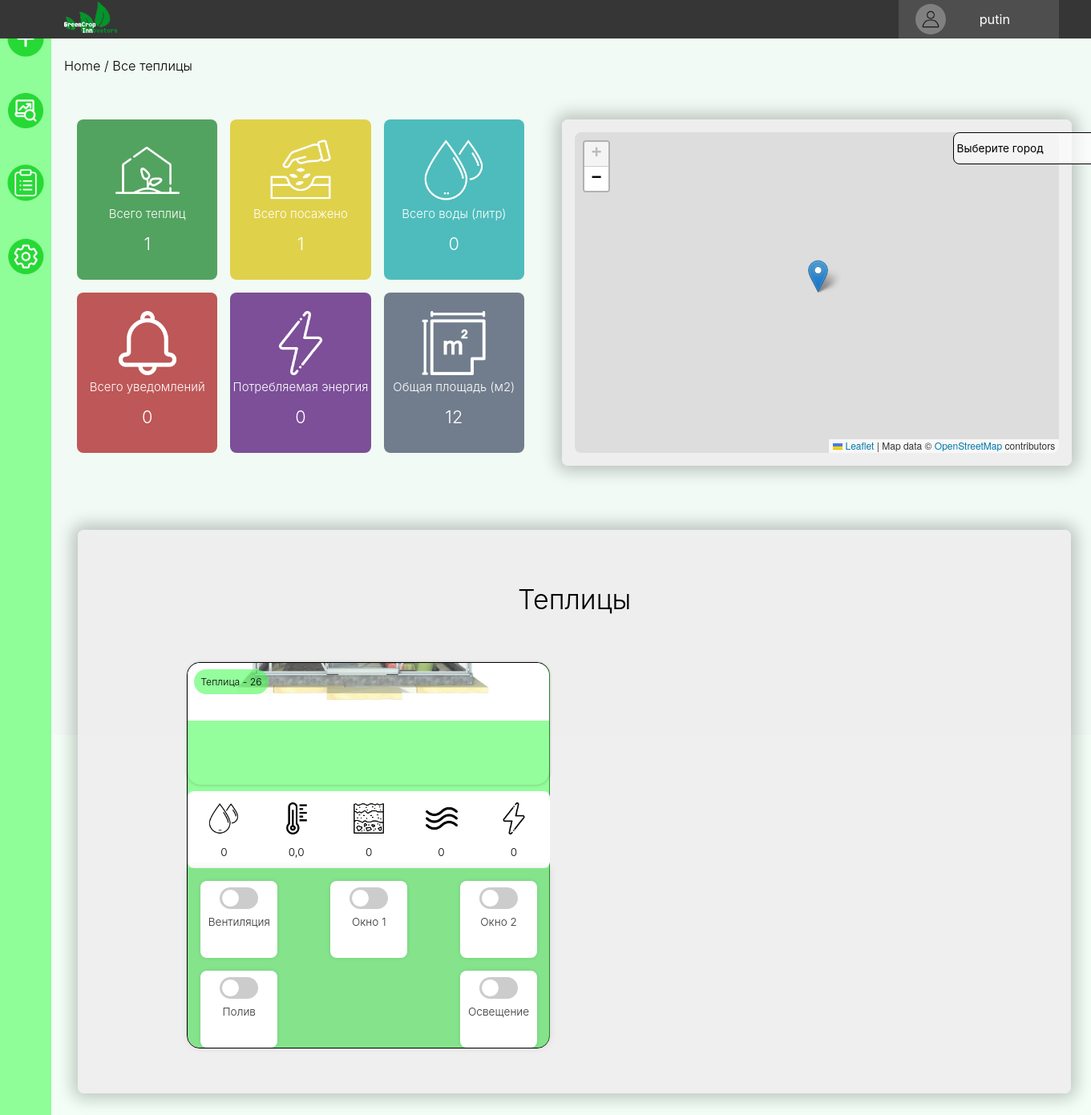
/monitoring/all_gr_hs/ (signed in), run on the app's committed database.
### greenhouse_page/models.py (models this page shows, shortened)
class Greenhouse(models.Model):
    user = models.ForeignKey(User, on_delete=models.CASCADE)
    imei = models.CharField(max_length=100)
    location = models.CharField(max_length=200)
    latitude = models.DecimalField(max_digits=9, decimal_places=6)
    longitude = models.DecimalField(max_digits=9, decimal_places=6)
    area = models.IntegerField(null=True, blank=True)
    sowing = models.BooleanField(null=True, blank=True)

class Registry(models.Model):
    greenhouse = models.ForeignKey(Greenhouse, on_delete=models.CASCADE)
    datetime = models.DateTimeField()
    water = models.IntegerField()
    temp1 = models.IntegerField()
    temp2 = models.IntegerField()
    temp3 = models.IntegerField()
    soil_moisture = models.IntegerField()
    air_humidity = models.IntegerField()
    energy_usage = models.IntegerField(null = True, blank=True)

### greenhouse_page/views.py (the view)
# urls.py: path('all_gr_hs/', all_gr_hs, name='all_gr_hs'),
@login_required
def all_gr_hs(request):
    user = request.user
    gr_hs = Greenhouse.objects.filter(user=user)
    greenhouses = []
    all_water = 0
    all_energy = 0
    all_alerts_count = 0
    all_area = sum([gr.area for gr in gr_hs])
    for gr in gr_hs:
        gr_hs_reg = Registry.objects.filter(greenhouse=gr).order_by('-datetime')
        if gr_hs_reg.exists():
            latest_reg = gr_hs_reg.first()
            all_water += latest_reg.water
            all_energy += getattr(latest_reg, 'energy_usage', 0)
            avg_temperature = (latest_reg.temp1 + latest_reg.temp2 + latest_reg.temp3) / 3
            controls = GreenhouseControl.objects.get(greenhouse=gr)
            greenhouses.append({'greenhouse_info': gr,
                                'register': latest_reg,
                                'controls': controls,
                                'avg_temperature': avg_temperature})
        all_alerts_count += Alerts_gr.objects.filter(greenhouse=gr).count()
    all_gr = len(gr_hs)
    all_sowing = len([hs for hs in gr_hs if hs.sowing])  # Проверка на True или None
    title = 'Профиль'
    patch = 'Home / Все теплицы'
    context = {
        'greenhouses': greenhouses,
        'all_gr': all_gr,
        'all_sowing': all_sowing,
        'all_water': all_water,
        'all_alerts_count': all_alerts_count,
        'all_energy': all_energy,
        'all_area': all_area,
        'title': title,
        'user': user,
        'patch': patch
    }
    return render(request, 'all_gr_hs.html', context=context)

### greenhouse_page/templates/all_gr_hs.html (shortened to what this page needs)
{% extends 'base.html' %}
{% load static %}
{% block content %}
<head>
    <link rel="stylesheet" href="{% static 'css/all_gr_hs_css.css' %}">
    <link rel="stylesheet" href="https://unpkg.com/leaflet@1.7.1/dist/leaflet.css"/>
</head>
<div class="patch">
    <p>{{ patch }}</p>
</div>
<div class="content">
    <div class="block1_widgets_map">
        <div class="block_widgets">
            <div class="total_grhs">
                <img src="{% static 'images/greenhouse.png' %}" alt="">
                <p>Всего теплиц</p>
                <p style="font-size: 1.6vw;">{{ all_gr }}</p>
            </div>
            <div class="total_sowing">
                <img src="{% static 'images/sowing.png' %}" alt="">
                <p>Всего посажено</p>
                <p style="font-size: 1.6vw;">{{ all_sowing }}</p>
            </div>
            <div class="total_water_usage">
                <img src="{% static 'images/kaply.png' %}" alt="">
                <p>Всего воды (литр)</p>
                <p style="font-size: 1.6vw;">{{ all_water }}</p>
            </div>
            <div class="total_alerts">
                <img src="{% static 'images/alert.png' %}" alt="">
                <p>Всего уведомлений</p>
                <p style="font-size: 1.6vw;">{{ all_alerts_count }}</p>
            </div>
            <div class="total_energy_usage">
                <img src="{% static 'images/energy.png' %}" alt="">
                <p>Потребляемая энергия</p>
                <p style="font-size: 1.6vw;">{{ all_energy }}</p>
            </div>
            <div class="all_area">
                <img src="{% static 'images/area.png' %}" alt="">
                <p>Общая площадь (м2)</p>
                <p style="font-size: 1.6vw;">{{ all_area }}</p>
            </div>
        </div>
        <div class="map_view">
            <div class="map-container">
                <select id="city-select" class="select_style">
                    <option value="">Выберите город</option>
                </select>
                <div id="map" style="width: 100%; height: 50vh;"></div>
            </div>
        </div>
    </div>
    <div class="block2_all_gr_hs">
        <div class="all_gr_hs">
            <div class="block2_title">
                <p>Теплицы</p>
            </div>
            <div class="gr_hss">
                {% for greenhouse in greenhouses %}
                    <div class="greenhouse">
                        <div class="title_img" style="z-index: 3;">
                            <div class="gr_num">
                                <a href="{% url 'monitoring_gr_hs'  greenhouse.greenhouse_info.pk %}">Теплица - {{ greenhouse.greenhouse_info.pk }}</a>
                            </div>
                            <img src="{% static 'images/templ.png' %}" alt="">
                        </div>
                        <div class="registers_block">
                            <div class="registers_nums">
                                <div class="block_water">
                                    <img src="{% static 'images/kaply-black.png' %}" alt="">
                                    <p>{{ greenhouse.register.water }}</p>
                                </div>
                                <div class="block_temp">
                                    <img src="{% static 'images/temp.png' %}" alt="">
                                    <p>{{ greenhouse.avg_temperature }}</p>
                                </div>
                                <div class="block_soil_moisture">
                                    <img src="{% static 'images/zeml.png' %}" alt="">
                                    <p>{{ greenhouse.register.soil_moisture }}</p>
                                </div>
                                <div class="block_air_humidity">
                                    <img src="{% static 'images/weter.png' %}" alt="">
                                    <p>{{ greenhouse.register.air_humidity }}</p>
                                </div>
                                <div class="block_energy_usage">
                                    <img src="{% static 'images/energy-black.png' %}" alt="">
                                    <p>{{ greenhouse.register.energy_usage }}</p>
                                </div>
                            </div>
                            <div class="controls">
                                <div class="control-item">
                                    <label class="switch">
                                        <span class="slider"></span>
                                    </label>
                                    <p>Вентиляция</p>
                                </div>
                                <div class="control-item">
                                    <label class="switch">
                                        <span class="slider"></span>
                                    </label>
                                    <p>Окно 1</p>
                                </div>
                                <div class="control-item">
                                    <label class="switch">
                                        <span class="slider"></span>
                                    </label>
                                    <p>Окно 2</p>
                                </div>
                                <div class="control-item">
                                    <label class="switch">
                                        <span class="slider"></span>
                                    </label>
                                    <p>Полив</p>
                                </div>
                                <div class="control-item">
                                    <label class="switch">
                                        <span class="slider"></span>
                                    </label>
                                    <p>Освещение</p>
                                </div>
                            </div>
                        </div>
                    </div>
                {% endfor %}
            </div>
        </div>
    </div>
</div>
{% endblock %}

### greenhouse_page/templates/base.html (shortened to what this page needs)
{% load static %}
<!DOCTYPE html>
<html lang="en">
<head>
    <link rel="stylesheet" href="{% static 'css/base_css.css' %}">
</head>
<body>
    <header>
        <div class="logo">
            <a href="{% url 'main_page' %}">
                <img src="{% static 'images/ico_white.png' %}" alt="logo">
            </a>
        </div>
        <div class="profile">
            <div class="icon_profile" id="profileIcon">
                <img src="{% static 'images/profile.png' %}" alt="">
            </div>
            <a href="{% url 'profile' %}">{{ user.username }}</a>
        </div>
    </header>
    <div class="header_left">
        <div class="links">
            <div class="add_gr_hs">
                <a href="{% url 'add_gr_hs' %}">
                </a>
            </div>
            <div class="monitoring">
                <a href="{% url 'all_gr_hs' %}">
                    <img src="{% static 'images/monitoring.png' %}" alt="">
                </a>
            </div>
            <div class="report">
                <a href="{% url 'reports_view' %}">
                    <img src="{% static 'images/report.png' %}" alt="">
                </a>
            </div>
            <div class="settings">
                <a href="">
                    <img src="{% static 'images/settings.png' %}" alt="">
                </a>
            </div>
        </div>
    </div>
    <div class="block_content">
        {% block content %}
        {% endblock %}
    </div>
</body>
</html>

### greenhouse_page/static/css/base_css.css (style rules this page uses)
p, h1, h2, label { font-family: Inter; }
body { margin: 0; padding: 0; width: 100%; background-color: #c4ffd030; }
header { width: 100%; position: relative; background-color: #363636; height: 6vh; z-index: 11; display: flex; justify-content: space-between; align-items: center; }
.header_left { position: fixed; display: flex; width: 8vh; height: 110%; background-color: rgba(73, 251, 88, 0.59); flex-direction: column; gap: 5vh; align-items: center; z-index: 10; margin-top: -10vh; }
.logo { width: 50vh; height: 6vh; display: flex; margin-left: 10vh; flex-wrap: wrap; align-items: center; align-content: center; }
.logo img { width: 9vh; margin-top: 1.5vh; }
.links { margin-top: 15vh; display: flex; flex-direction: column; gap: 5vh; align-items: center; }
.links a { text-decoration: none; font-family: Inter; color: black; font-weight: 500; }
.add_gr_hs { position: relative; }
.monitoring { position: relative; }
.monitoring img { width: 5.5vh; }
.icon_profile img { width: 3vh; height: 3vh; }
.icon_profile { width: 4vh; height: 4vh; padding: 0.4vh; background-color: gray; border-radius: 100%; cursor: pointer; transition: 0.1s ease; display: flex; align-items: center; justify-content: center; }
.profile { background-color: rgb(110 110 110 / 44%); display: flex; margin-right: 5vh; align-items: center; height: 100%; width: 25vh; position: relative; justify-content: space-around; }
.profile a { text-decoration: none; font-family: Inter; color: white; font-size: 1.2vw; padding-right: 5vh; transition: color 0.7s ease; }
.settings { position: relative; }
.settings img { width: 6vh; }
.report { position: relative; }
.report img { width: 6vh; }
.block_content { margin-left: 8vh; width: 95.9%; background-color: rgba(234, 234, 234, 0.253); }
.patch { padding: 1vh; padding-left: 2vh; }
.patch p { font-family: Inter; font-size: 1.2vw; font-weight: 300; }

### data on the page
Greenhouse: greenhouse_info.pk "26", register.water "0", avg_temperature "0,0", register.soil_moisture "0", register.air_humidity "0", register.energy_usage "0"

### other printed values
{{ user.username }} "putin"
{{ patch }} "Home / Все теплицы"
{{ all_gr }} "1"
{{ all_sowing }} "1"
{{ all_water }} "0"
{{ all_alerts_count }} "0"
{{ all_energy }} "0"
{{ all_area }} "12"
